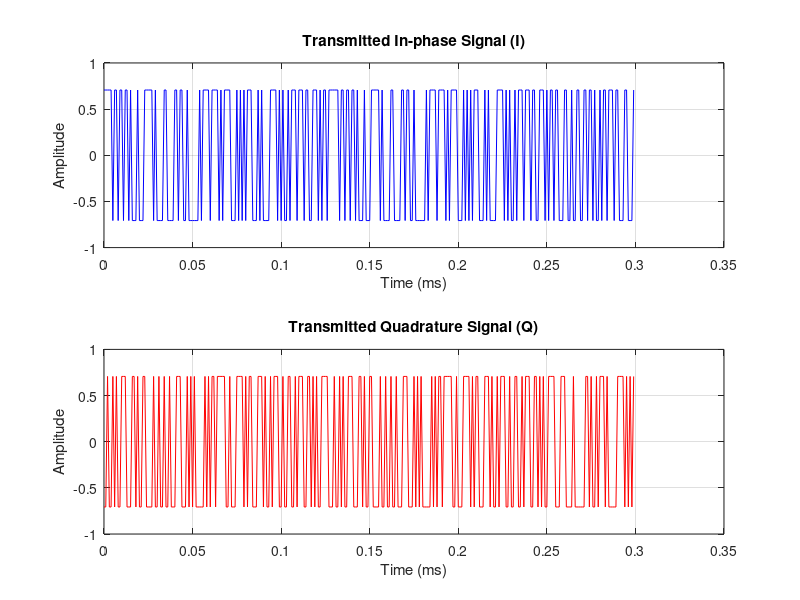
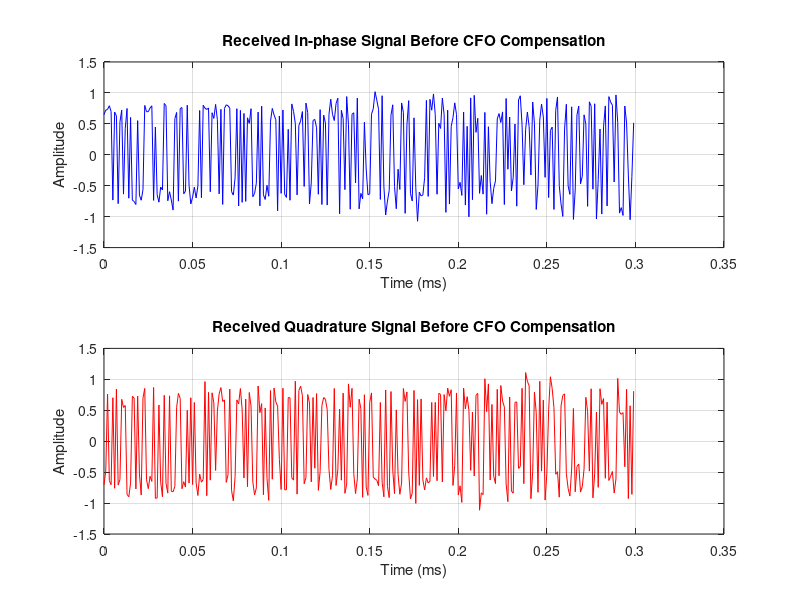
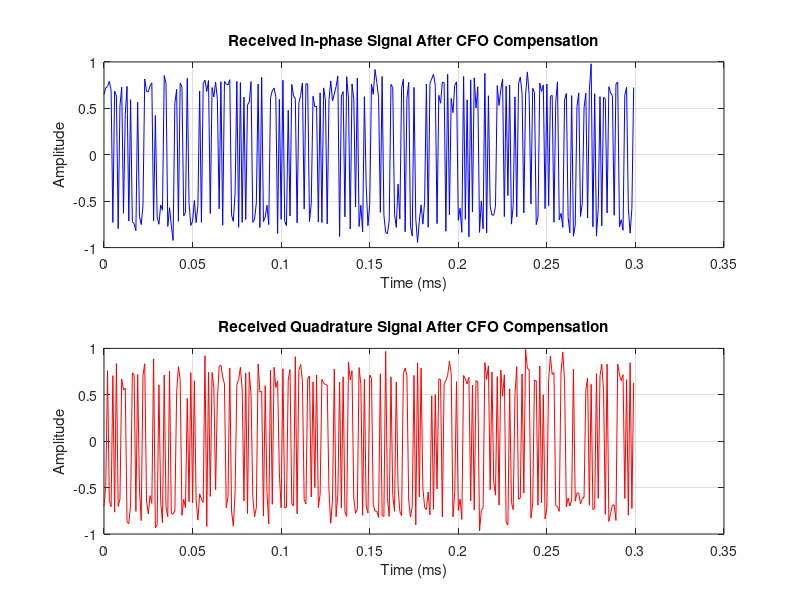
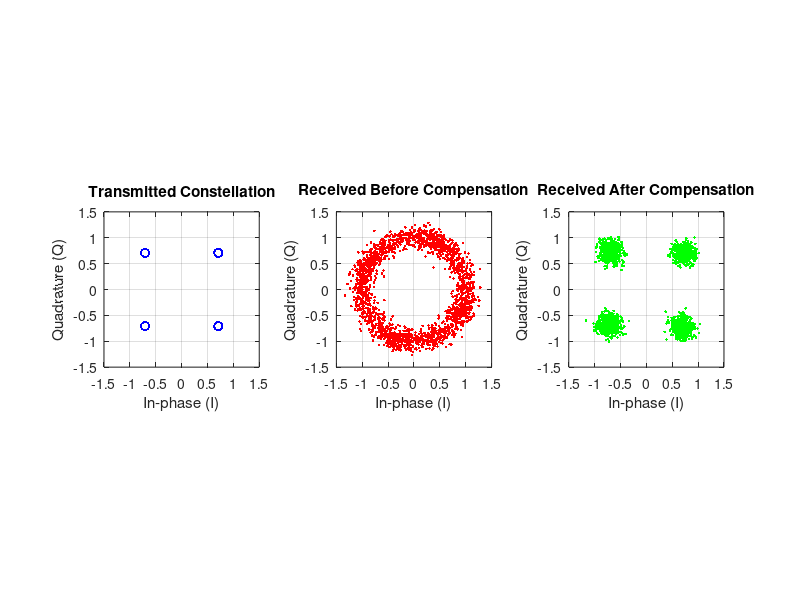

Write MATLAB code to recreate these figures, in order.

clc;
clear;
close all;

%% 1. SYSTEM PARAMETERS
Fs = 1e6;                  % Sampling frequency: 1 MHz
N = 128;                   % Repeated preamble length
numPayloadSymbols = 2000;
SNR_dB = 16;

fTx = .2401e9;             % Transmitter frequency
fRx = .24009985e9;         % Receiver frequency

% Frequency discrepancy between Tx and Rx
CFO_actual = fTx - fRx;

fprintf('\n============================================\n');
fprintf('       I/Q SIGNAL AND CFO ANALYSIS\n');
fprintf('============================================\n');
fprintf('Transmitter frequency : %.7f GHz\n', fTx/1e9);
fprintf('Receiver frequency    : %.7f GHz\n', fRx/1e9);
fprintf('Actual frequency offset: %.2f Hz\n', CFO_actual);
fprintf('============================================\n');

%% 2. GENERATE TRANSMITTED QPSK SIGNAL
% QPSK symbols have I and Q components of +/-1/sqrt(2)

rng(10);                   % Reproducible results

bits = randi([0 1], 2, N + numPayloadSymbols);

% QPSK mapping
symbols = ((2*bits(1,:)-1) + ...
    1j*(2*bits(2,:)-1))/sqrt(2);

% Preamble repeated twice for CFO estimation
preamble = symbols(1:N);
payload = symbols(N+1:end);

tx = [preamble, preamble, payload];

% Normalize signal power
tx = tx / sqrt(mean(abs(tx).^2));

I_tx = real(tx);
Q_tx = imag(tx);

%% 3. MODEL THE RECEIVED SIGNAL WITH CFO AND NOISE
n = 0:length(tx)-1;
t = n/Fs;

% Baseband equivalent carrier-frequency offset
rx_noiseless = tx .* exp(1j*2*pi*CFO_actual*n/Fs);

% Complex AWGN
signalPower = mean(abs(rx_noiseless).^2);
noisePower = signalPower / (10^(SNR_dB/10));

noise = sqrt(noisePower/2) .* ...
    (randn(size(tx)) + 1j*randn(size(tx)));

rx = rx_noiseless + noise;

I_rx = real(rx);
Q_rx = imag(rx);

%% 4. ESTIMATE CARRIER FREQUENCY OFFSET
% Compare two repeated preamble sections
r1 = rx(1:N);
r2 = rx(N+1:2*N);

R = sum(conj(r1).*r2);

CFO_estimated = angle(R)*Fs/(2*pi*N);

fprintf('\n------------- CFO ESTIMATION -------------\n');
fprintf('Actual CFO           : %10.3f Hz\n', CFO_actual);
fprintf('Estimated CFO        : %10.3f Hz\n', CFO_estimated);
fprintf('Estimation error     : %10.3f Hz\n', ...
    CFO_estimated-CFO_actual);

%% 5. COMPENSATE THE FREQUENCY OFFSET
rx_corrected = rx .* exp(-1j*2*pi*CFO_estimated*n/Fs);

I_corrected = real(rx_corrected);
Q_corrected = imag(rx_corrected);

% Estimate residual offset using the same repeated preamble
c1 = rx_corrected(1:N);
c2 = rx_corrected(N+1:2*N);

CFO_residual = angle(sum(conj(c1).*c2))*Fs/(2*pi*N);

fprintf('Residual CFO         : %10.3f Hz\n', CFO_residual);
fprintf('===========================================\n');

%% 6. TRANSMITTED I/Q SIGNAL
% Plot a short section for readability
L = min(300, length(tx));

figure('Name','Transmitted I/Q Signal','Color','w');

subplot(2,1,1);
plot(t(1:L)*1e3, I_tx(1:L), 'b');
grid on;
xlabel('Time (ms)');
ylabel('Amplitude');
title('Transmitted In-phase Signal (I)');

subplot(2,1,2);
plot(t(1:L)*1e3, Q_tx(1:L), 'r');
grid on;
xlabel('Time (ms)');
ylabel('Amplitude');
title('Transmitted Quadrature Signal (Q)');

%% 7. RECEIVED I/Q BEFORE COMPENSATION
figure('Name','Received I/Q Before Compensation','Color','w');

subplot(2,1,1);
plot(t(1:L)*1e3, I_rx(1:L), 'b');
grid on;
xlabel('Time (ms)');
ylabel('Amplitude');
title('Received In-phase Signal Before CFO Compensation');

subplot(2,1,2);
plot(t(1:L)*1e3, Q_rx(1:L), 'r');
grid on;
xlabel('Time (ms)');
ylabel('Amplitude');
title('Received Quadrature Signal Before CFO Compensation');

%% 8. RECEIVED I/Q AFTER COMPENSATION
figure('Name','Received I/Q After Compensation','Color','w');

subplot(2,1,1);
plot(t(1:L)*1e3, I_corrected(1:L), 'b');
grid on;
xlabel('Time (ms)');
ylabel('Amplitude');
title('Received In-phase Signal After CFO Compensation');

subplot(2,1,2);
plot(t(1:L)*1e3, Q_corrected(1:L), 'r');
grid on;
xlabel('Time (ms)');
ylabel('Amplitude');
title('Received Quadrature Signal After CFO Compensation');

%% 9. RECEIVER CONSTELLATION DIAGRAMS
% Use payload symbols only, excluding the preamble
payloadStart = 2*N + 1;

rx_payload = rx(payloadStart:end);
corrected_payload = rx_corrected(payloadStart:end);
tx_payload = tx(payloadStart:end);

figure('Name','QPSK Receiver Constellations','Color','w');

subplot(1,3,1);
plot(real(tx_payload), imag(tx_payload), 'bo');
grid on;
axis square;
xlim([-1.5 1.5]);
ylim([-1.5 1.5]);
xlabel('In-phase (I)');
ylabel('Quadrature (Q)');
title('Transmitted Constellation');

subplot(1,3,2);
plot(real(rx_payload), imag(rx_payload), 'r.');
grid on;
axis square;
xlim([-1.5 1.5]);
ylim([-1.5 1.5]);
xlabel('In-phase (I)');
ylabel('Quadrature (Q)');
title('Received Before Compensation');

subplot(1,3,3);
plot(real(corrected_payload), imag(corrected_payload), 'g.');
grid on;
axis square;
xlim([-1.5 1.5]);
ylim([-1.5 1.5]);
xlabel('In-phase (I)');
ylabel('Quadrature (Q)');
title('Received After Compensation');

%% 10. SPECTRUM ANALYSIS
% Centered FFT spectrum in dB relative to each signal's peak
% Use the same FFT length for all three signals

nfft = 8192;
freq = (-nfft/2:nfft/2-1)*(Fs/nfft);

TXspec = fftshift(fft(tx, nfft));
RXspec = fftshift(fft(rx, nfft));
CORspec = fftshift(fft(rx_corrected, nfft));

TXdB = 20*log10(abs(TXspec)/(max(abs(TXspec))+eps) + eps);
RXdB = 20*log10(abs(RXspec)/(max(abs(RXspec))+eps) + eps);
CORdB = 20*log10(abs(CORspec)/(max(abs(CORspec))+eps) + eps);

figure('Name','Spectrum Analysis','Color','w');

subplot(3,1,1);
plot(freq/1e3, TXdB, 'b');
grid on;
xlabel('Frequency (kHz)');
ylabel('Magnitude (dB)');
title('Transmitted Baseband Spectrum');
xlim([-Fs/2 Fs/2]/1e3);
ylim([-80 5]);

subplot(3,1,2);
plot(freq/1e3, RXdB, 'r');
grid on;
xlabel('Frequency (kHz)');
ylabel('Magnitude (dB)');
title(sprintf('Received Spectrum Before Compensation (CFO = %.1f Hz)', ...
    CFO_estimated));
xlim([-Fs/2 Fs/2]/1e3);
ylim([-80 5]);

subplot(3,1,3);
plot(freq/1e3, CORdB, 'g');
grid on;
xlabel('Frequency (kHz)');
ylabel('Magnitude (dB)');
title(sprintf('Received Spectrum After Compensation (Residual CFO = %.1f Hz)', ...
    CFO_residual));
xlim([-Fs/2 Fs/2]/1e3);
ylim([-80 5]);

%% 11. OVERLAY SPECTRA FOR DIRECT COMPARISON
figure('Name','Spectrum Comparison','Color','w');

plot(freq/1e3, TXdB, 'b', 'LineWidth', 1);
hold on;
plot(freq/1e3, RXdB, 'r', 'LineWidth', 1);
plot(freq/1e3, CORdB, 'g', 'LineWidth', 1);
grid on;

xlabel('Frequency (kHz)');
ylabel('Normalized Magnitude (dB)');
title('Transmitted vs Received vs Compensated Spectrum');
legend('Transmitted','Received Before Compensation', ...
    'Received After Compensation','Location','best');

xlim([-Fs/2 Fs/2]/1e3);
ylim([-80 5]);

%% 12. I/Q COMPARISON IN ONE FIGURE
figure('Name','I/Q Comparison','Color','w');

subplot(2,1,1);
plot(t(1:L)*1e3, I_tx(1:L), 'b');
hold on;
plot(t(1:L)*1e3, I_rx(1:L), 'r');
plot(t(1:L)*1e3, I_corrected(1:L), 'g');
grid on;
xlabel('Time (ms)');
ylabel('I Amplitude');
title('In-phase Component Comparison');
legend('Transmitted','Received Before Compensation', ...
    'Received After Compensation');

subplot(2,1,2);
plot(t(1:L)*1e3, Q_tx(1:L), 'b');
hold on;
plot(t(1:L)*1e3, Q_rx(1:L), 'r');
plot(t(1:L)*1e3, Q_corrected(1:L), 'g');
grid on;
xlabel('Time (ms)');
ylabel('Q Amplitude');
title('Quadrature Component Comparison');
legend('Transmitted','Received Before Compensation', ...
    'Received After Compensation');

fprintf('\nAnalysis complete. All figures have been generated.\n');
